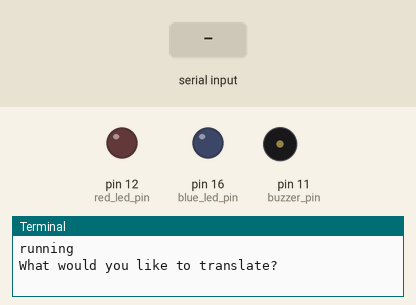
Recording of a program running on a simulated Raspberry Pi (header pin numbers). Shown: output pins drawn as LEDs (lit = HIGH), buzzer (waves = sounding, pin HIGH), the last lines printed to the terminal. The test bench sets the inputs (shaded band).

Above: at 1.2 s.
1.3 s: "y" typed at the terminal, then Enter
At 1.4 s:
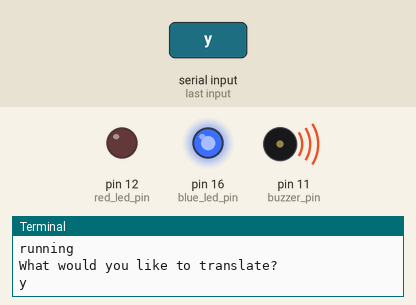
4.3 s: "terminate" typed at the terminal, then Enter
5.8 s: "." typed at the terminal, then Enter
Timing chart, 0 to 8.8 s (numbered marks = the images above; inputs shaded):
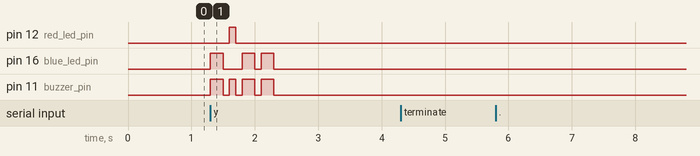

The program:

morse_code.py
```python
import RPi.GPIO as GPIO
import time

buzzer_pin = 11
red_led_pin = 12
blue_led_pin = 16


characters = {
        "A": ".-",
        "B": "-...",
        "C": "-.-.",
        "D": "-..",
        "E": ".",
        "F": "..-.",
        "G": "--.",
        "H": "....",
        "I": "..",
        "J": ".---",
        "K": "-.-",
        "L": ".-..",
        "M": "--",
        "N": "-.",
        "O": "---",
        "P": ".--.",
        "Q": "--.-",
        "R": ".-.",
        "S": "...",
        "T": "-",
        "U": "..-",
        "V": "...-",
        "W": ".--",
        "X": "-..-",
        "Y": "-.--",
        "Z": "--..",
        "1": ".----",
        "2": "..---",
        "3": "...--",
        "4": "....-",
        "5": ".....",
        "6": "-....",
        "7": "--...",
        "8": "---..",
        "9": "----.",
        "0": "-----"
    }

def setup():
    GPIO.setmode(GPIO.BOARD)
    GPIO.setup(buzzer_pin, GPIO.OUT)
    GPIO.output(buzzer_pin, GPIO.LOW)
    GPIO.setup(red_led_pin, GPIO.OUT)
    GPIO.setup(blue_led_pin, GPIO.OUT)

def loop():
    while True:
        print("What would you like to translate?")
        msg = input()

        if msg.lower() == 'terminate':
            print("Exit, are you sure? y/yes")
            msg = input()
            if msg.lower() == 'y' or msg.lower() == 'yes':
                destroy()
                break
            else: continue
        for char in msg.upper():
            led = red_led_pin
            delay = .2
            if char == ' ': time.sleep(.5)
            if char in characters.keys():
                # print(characters[char], char)
                for i in characters[char]:
                    #print(i)
                    delay = .1 if i == "." else .2
                    led = red_led_pin if i == "." else blue_led_pin
                    #print(delay)
                    GPIO.output(buzzer_pin, GPIO.HIGH)
                    GPIO.output(led, GPIO.HIGH)
                    time.sleep(delay)
                    GPIO.output(buzzer_pin, GPIO.LOW)
                    GPIO.output(led, GPIO.LOW)
                    time.sleep(.1)
                time.sleep(.2)

def destroy():
    GPIO.cleanup()

if __name__ == '__main__':
    print('running')
    setup()
    try:
        loop()
    except KeyboardInterrupt:
        destroy()
```

Measured:
- after the input at 1.3 s, pin 12 (red_led_pin): LOW → HIGH after 0.30 s, → LOW 0.10 s later; pin 16 (blue_led_pin): goes HIGH 0.20 s, LOW 0.30 s, HIGH 0.20 s, LOW 0.10 s, HIGH 0.20 s, then LOW, starting at once; pin 11 (buzzer_pin): LOW → HIGH at once, → LOW 0.20 s later, → HIGH 0.10 s later, → LOW 0.10 s later, … (8 changes in this stretch)
